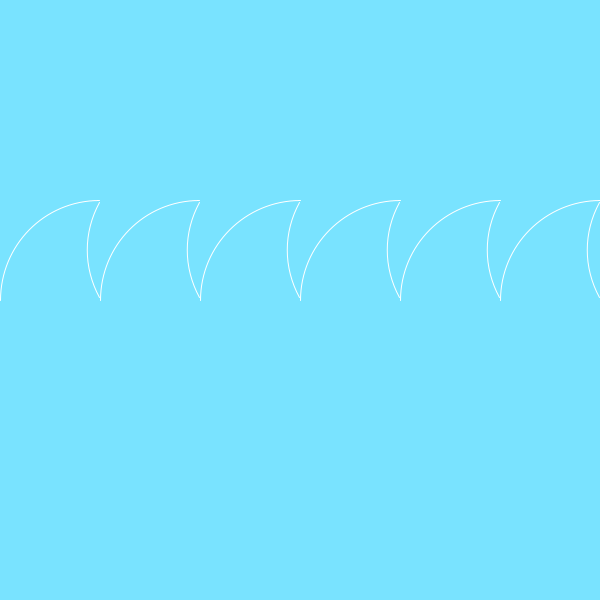
Frame 1 (no input)
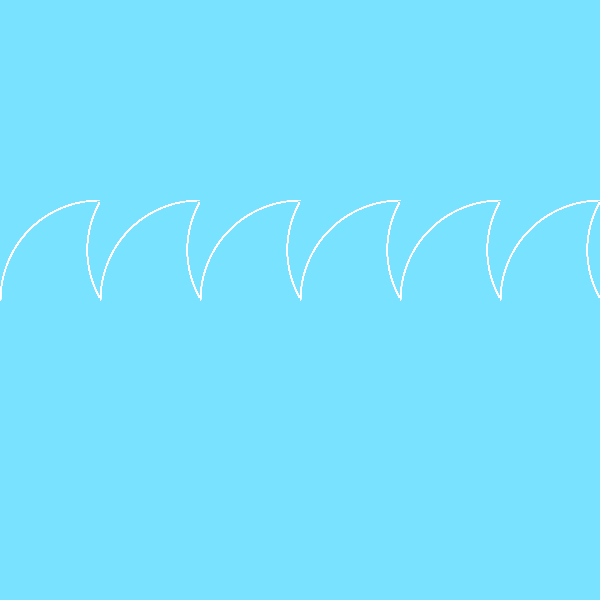
Frame 60 (the mouse pressed at the canvas centre just before this capture)
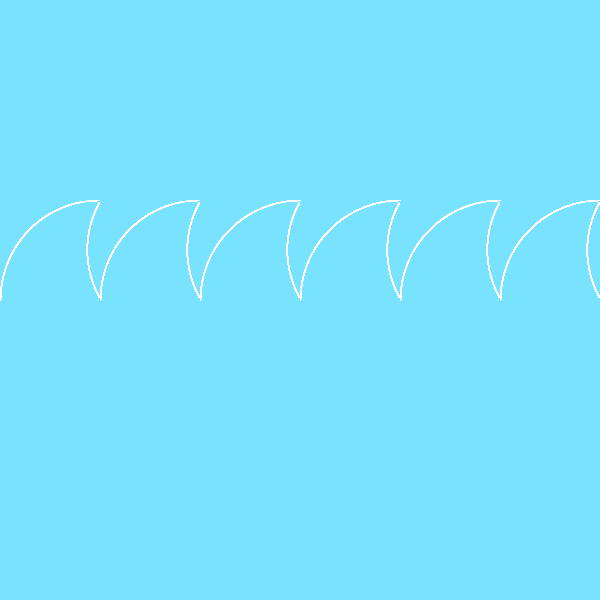
Frame 120 (the mouse held since frame 60 and released just before this capture)

The Processing sketch that drew these frames (run headless with seeded random() and noise(); from frame 60 on, the mouse is pressed at the canvas centre):

// Processing sketch: hw2_while
// ── hw2_while.pde
int x;

void setup() {
  size(600, 600);
  background(#79E3FF);
  noFill();
  stroke(#ffffff);
}   

void draw() {
  x = 0;
  while (x < width) {
    arc(x + 100, 300, 200, 200, PI, 1.5 * PI);
    arc(x + 187, 250, 200, 200, PI - 0.5, PI + 0.5);
    x += 100;
  }
}
